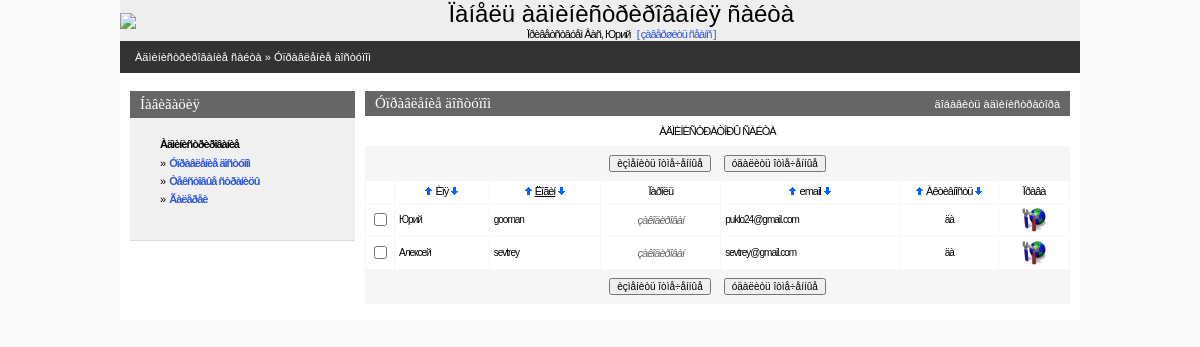
The app's page /admin/admin.php?a=1&sortby=admin_login&sortdir=0 (signed in) with its own data.
### tables this page shows
CREATE TABLE IF NOT EXISTS `hotel_admin` (
  `admin_code` int(11) unsigned NOT NULL AUTO_INCREMENT COMMENT 'Идентификатор',
  `admin_name` varchar(200) NOT NULL DEFAULT '',
  `admin_login` varchar(200) NOT NULL DEFAULT '',
  `admin_pass` varchar(200) NOT NULL DEFAULT '',
  `admin_email` varchar(200) NOT NULL DEFAULT '',
  `admin_active` tinyint(4) NOT NULL DEFAULT '1' COMMENT 'Админ активен?',
  `admin_rstatic` tinyint(4) DEFAULT '0' COMMENT 'Права админа на управление статическими страницами',
  `admin_ralbum` tinyint(4) DEFAULT '0' COMMENT 'Права админа на управление альбомом',
  `admin_radmin` tinyint(4) DEFAULT '0' COMMENT 'Права админа на редактирование списка админов',
  PRIMARY KEY (`admin_code`)
);

### admin/inc/connect.php (called while the page is built, shortened)
<?php
    $PHP_SELF=$_SERVER['PHP_SELF'];
?>

### admin/inc/const.php (called while the page is built, shortened)
<?php
    $PREFFIX="hotel";
?>

### admin/admin.php (the view, shortened to what this page needs)
<?php
include("inc/settings.php");
if(!($sortby)) $sortby='admin_name'; else {$sortby=explode(" ",$sortby);$sortby=$sortby[0];}
if(!intval($sortdir)) {$sortdir="";$realsortdir="ASC";} else {$sortdir="1";$realsortdir="DESC";}
?>
<? include ("inc/head.php"); ?>
<BODY>
<center>
<div class=mainbody>
<?
	include("inc/top.php");
	$mainquery="SELECT admin_code,admin_name,admin_login,admin_email,admin_active FROM {$PREFFIX}_admin order by $sortby $realsortdir";
?>
<table Border=0 CellSpacing=0 CellPadding=0 width=100%>
  <tr><td class=pageline>
     <div class=wmiddletext><a href="main.php">Àäìèíèñòðèðîâàíèå ñàéòà</a> &#187; <a href="admin.php">Óïðàâëåíèå äîñòóïîì</a></div>
  </td></tr>
</table>
<table Border=0 CellSpacing=0 CellPadding=0 width=100%>
 <tr valign=top>
  <td width=10></td>
  <? include("inc/leftmenu.php"); ?>
  <td width=10></td>
  <td>
<?php
echo"<form name='data' action=$PHP_SELF method=POST>";
?>
<table class=grayhead Border=0 CellSpacing=0 CellPadding=0 >
 <tr class=normaltext>
  <td ><div><h4>Óïðàâëåíèå äîñòóïîì</h4></div></td>
  <td align=right class=wmiddletext><a class=submenu onclick="displayform(this,'äîáàâèòü àäìèíèñòðàòîðà')">äîáàâèòü àäìèíèñòðàòîðà</a></td>
 </tr>
</table>
<table Border=0 CellSpacing=0 class=pagebluetable CellPadding=0 >
 <tr><td class=lmenutext height=30 bgcolor=#ffffff align="center">ÀÄÌÈÍÈÑÒÐÀÒÎÐÛ ÑÀÉÒÀ</td></tr>
</table>
<table Border=0 CellSpacing=0 class=pagebluetable CellPadding=0>
 <tr><td>
 <center>
 <table>
 <tr height=30 >
    <td><input type=button onClick=Send('U') value='èçìåíèòü îòìå÷åííûå' class=smalltext></td>
    <td width=5></td>
    <td><input type=button onClick=ConfirmSend('D') value='óäàëèòü îòìå÷åííûå'  class=smalltext></td>
 </tr>
 </table>
 </td></tr>
</table>
<table Border=0 CellSpacing=1 class=bluetable CellPadding=4 width=100%>
  <tr class=lmenutext height=20 align=center bgcolor=#ffffff>
    <td width=20>&nbsp;</td>
    <td><?=SortTitle("Èìÿ","admin_name",$sortby,$sortdir);?></td>
    <td><?=SortTitle("Ëîãèí","admin_login",$sortby,$sortdir);?></td>
    <td>Ïàðîëü</td>
    <td><?=SortTitle("email","admin_email",$sortby,$sortdir);?></td>
    <td width="90"><?=SortTitle("Àêòèâíîñòü","admin_active",$sortby,$sortdir);?></td>
    <td>Ïðàâà</td>
<?php
$res=mysql_query ($mainquery) or die ("Íå ìîãó âûáðàòü àäìèíèñòðàòîðîâ. Îøèáêà â çàïðîñå.");
while(list($admin_code,$admin_name,$admin_login,$admin_email,$admin_active)=mysql_fetch_array($res))
           {
    if($admin_active) {$admin_active="äà";$bg="#FFFFFF";} else {$admin_active="íåò";$bg="#EEEEEE";}
    $checkname=$admin_code;
    echo"<tr class=edittabletext height=24 bgcolor=$bg>";
    echo"<TD width=20 align=center ><input type='checkbox' name=\"C#$checkname\" id=\"C#$checkname\"></TD>";
    echo"<TD class=smalltext ondblclick='change_line(\"$checkname\",\"F#$checkname#admin_name#string\");' id=\"F#$checkname#admin_name#string\">".Show($admin_name)."</TD>\n";
    echo"<TD class=smalltext ondblclick='change_line(\"$checkname\",\"F#$checkname#admin_login#string\");' id=\"F#$checkname#admin_login#string\">".Show($admin_login)."</TD>\n";
    echo"<TD class=gray class=smalltext align=center  ondblclick='change_pass(\"$checkname\",\"F#$checkname#admin_pass#string\");' id=\"F#$checkname#admin_pass#string\"><i>çàêîäèðîâàí</i></TD>\n";
    echo"<TD class=smalltext ondblclick='change_line(\"$checkname\",\"F#$checkname#admin_email#string\");' id=\"F#$checkname#admin_email#string\">".Show($admin_email)."</TD>\n";
    echo"<TD class=smalltext align=center ondblclick='change_yes_no(\"$checkname\",\"F#$checkname#admin_active#int\");' id=\"F#$checkname#admin_active#int\">".Show($admin_active)."</TD>\n";
    echo"<td align=center ><a onclick=\"editperm($admin_code)\" class=\"hand\"><img height='24' width='24' src='graph/rights.gif' border=0 alt='Óñòàíîâèòü ïðàâà äîñòóïà' title='Óñòàíîâèòü ïðàâà äîñòóïà'></a></td>";
    echo"</TR>\n";
           }
?>
<table Border=0 CellSpacing=0 class=pagebluetable CellPadding=0 width=95%>
 <tr><td>
 <center>
 <table>
 <tr height=30 >
    <td><input type=button onClick=Send('U') value='èçìåíèòü îòìå÷åííûå' class=smalltext></td>
    <td width=5></td>
    <td><input type=button onClick=ConfirmSend('D') value='óäàëèòü îòìå÷åííûå'  class=smalltext></td>
 </tr>
 </table>
 </td></tr>
</table>
  <td width=10></td>
</center>
</BODY>
</HTML>

### admin/css/styles.css (style rules this page uses)
body { padding:0px; margin:0px; background-color:#f9f9f9; }
a { text-decoration : none; color: #3059D6; }
img { border-color: #000000; }
.mainbody { width:960px; background-color:#ffffff; }
.pageline { height:32px; background-color:#333333; padding-left:15px; }
.grayhead { width:100%; height:25px; padding-left:10px; padding-right:10px; background-color:#666666; }
.pagebluetable { width:100%; background-color:#f6f6f6; }
.bluetable { background-color:#f6f6f6; }
.lmenutext { text-decoration:none; letter-spacing: -1px; line-height:10pt; margin-left:10px; margin-right:10px; margin-top:3px; margin-bottom:3px; font-size:11px; font-family: Verdana,Arial,Helvetica,Sans-serif,Tahoma,Pragmatica; }
.edittabletext { color:#666666; text-decoration:none; letter-spacing: -1px; line-height:12pt; font-size:11px; font-family: Verdana,Arial,Helvetica,Sans-serif,Tahoma,Pragmatica; }
H4 { text-decoration:none; font-weight:normal; color:#ffffff; padding:0; margin:0; font-family: Verdana; font-size : 15px; }
.submenu { cursor:hand;cursor:pointer; }
.normaltext { text-decoration:none; color:#000066; font-family:Verdana, Tahoma, Arial, Helvetica, Sans-serif, Pragmatica; font-size:12px; }
.smalltext { text-decoration:none; color:#000000; font-family:Verdana, Tahoma, Arial, Helvetica, Sans-serif, Pragmatica; font-size:10px; }
.wmiddletext { text-decoration:none; color:#ffffff; font-family:Verdana, Tahoma, Arial, Helvetica, Sans-serif, Pragmatica; font-size:11px; }
.wmiddletext a { text-decoration:none; color:#ffffff; }
.hand { cursor:hand;cursor:pointer; }

### records on screen
hotel_admin: admin_name "Юрий", admin_login "gooman", admin_email "puklo24@gmail.com", admin_active "äà"
hotel_admin: admin_name "Алексей", admin_login "sevtrey", admin_email "sevtrey@gmail.com", admin_active "äà"

### other values on screen
$REGUSER["name"] "Юрий"
$title "Èìÿ Ëîãèí email Àêòèâíîñòü"
